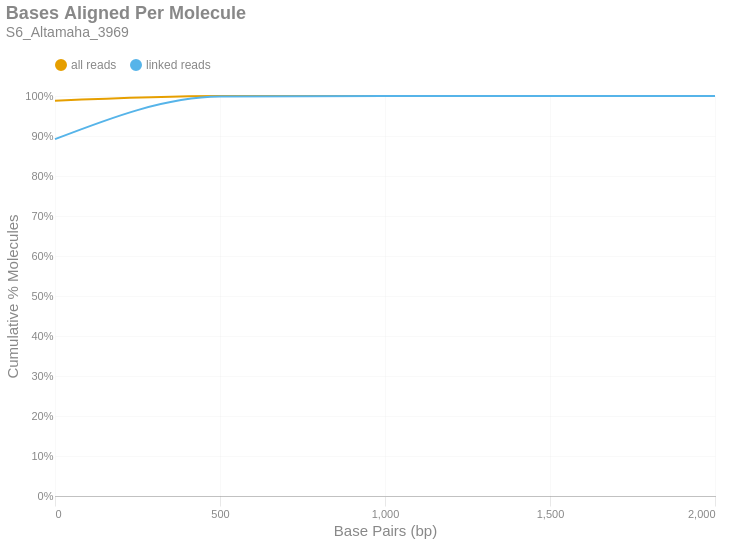

Notebook source saved alongside this figure:
### Markdown cell above
### Bases Aligned Per Molecule
This is a cumulative frequency distribution showing the number of base pairs aligned per unique molecule. These data are shown in 500 bp bins. There are two distributions: one with `all reads` (yellow) and another with only `linked reads` (blue). The percent of molecules in the `linked reads` distribution is relative to the total number of linked molecules.

### Code cell
if SKIPLR:
    print_html(f"Skipped")
else:
    binned_df = consolidated_hist(valids['aligned_bp'], mask, 500, True)
    with SafeRender(binned_df):
        (
            density_plot(binned_df, 'Bases Aligned Per Molecule', samplename, 'basesper')
            .encode(
                x=alt.X('bin:Q', title="Base Pairs (bp)").axis(tickMinStep=500).scale(padding=0),
                y=alt.Y('value:Q', title='Cumulative % Molecules')
                    .axis(format='%')
                    .scale(domain = [0,1])
                    .stack(False),
                color=alt.Color("key:N").scale(domain = ["all reads", "linked reads"]),
                tooltip = [
                    alt.Tooltip("key:N", title = "Data Type"),
                    alt.Tooltip("range_label:N", title="Bases Aligned Per Molecule"),
                    alt.Tooltip("value:Q", format = ".2%", title="% Molecules (Cum.)")
                ]
            )
        ).display()

### Figure 1 — Vega-Lite specification as saved in the notebook (floating-point values rounded to 4 significant figures)
{"width": "container", "height": 400, "config": {"title": {"anchor": "start", "dy": -15, "fontSize": 18, "color": "#888888", "subtitleColor": "#888888", "subtitleFontSize": 14}, "arc": {"fill": "#0072B2"}, "axis": {"domainColor": "#888888", "domainWidth": 0.5, "gridWidth": 0.2, "grid": false, "titleFontWeight": 400, "titleFontSize": 15, "labelFontSize": 11, "labelColor": "#888888", "tickColor": "#888888", "tickWidth": 0.2, "titleColor": "#888888"}, "axisBand": {"grid": false}, "axisX": {"grid": true, "tickSize": 10, "domainCap": "round"}, "axisY": {"domain": false, "grid": true, "tickSize": 0, "domainCap": "round"}, "background": "transparent", "header": {"labelFontSize": 15, "labelColor": "#888888", "titleFontSize": 15, "titleFontWeight": 600, "titleColor": "#888888"}, "legend": {"labelFont": "sans-serif", "labelFontSize": 12, "labelColor": "#888888", "symbolSize": 100, "symbolType": "circle", "titleFontSize": 12, "titlePadding": 10, "titleColor": "#888888", "title": null, "orient": "top"}, "range": {"category": ["#E69F00", "#56B4E9", "#009E73", "#F0E442", "#0072B2", "#D55E00", "#CC79A7", "#000000"], "diverging": ["#cfe8f3", "#a2d4ec", "#73bfe2", "#46abdb", "#1696d2", "#12719e"]}, "area": {"fill": "#0072B2", "fillOpacity": 0.7, "line": true, "strokeOpacity": 0.7}, "line": {"color": "#0072B2", "stroke": "#0072B2", "strokeWidth": 2}, "trail": {"color": "#0072B2", "stroke": "#0072B2", "strokeWidth": 0, "size": 1}, "point": {"filled": true, "fillOpacity": 1.0, "size": 95}, "text": {"color": "#888888", "fontSize": 11, "align": "right", "fontWeight": 400, "size": 11}, "bar": {"fill": "#0072B2", "stroke": null}, "view": {"stroke": null, "continuousWidth": 660, "continuousHeight": 400}}, "data": {"name": "data-6e87f2a808cbf4f71b6f8dcd82fff58f"}, "mark": {"type": "line", "interpolate": "monotone", "point": {"opacity": 0, "size": 275}}, "encoding": {"color": {"field": "key", "scale": {"domain": ["all reads", "linked reads"]}, "type": "nominal"}, "tooltip": [{"field": "key", "title": "Data Type", "type": "nominal"}, {"field": "range_label", "title": "Bases Aligned Per Molecule", "type": "nominal"}, {"field": "value", "format": ".2%", "title": "% Molecules (Cum.)", "type": "quantitative"}], "x": {"axis": {"tickMinStep": 500}, "field": "bin", "scale": {"padding": 0}, "title": "Base Pairs (bp)", "type": "quantitative"}, "y": {"axis": {"format": "%"}, "field": "value", "scale": {"domain": [0, 1]}, "stack": false, "title": "Cumulative % Molecules", "type": "quantitative"}}, "params": [{"name": "param_c36ac31b6afebe62", "select": {"type": "point", "fields": ["key"]}, "bind": "legend"}], "title": {"text": "Bases Aligned Per Molecule", "subtitle": "S6_Altamaha_3969"}, "transform": [{"fold": ["all reads (cumsum)", "linked reads (cumsum)"]}, {"calculate": "replace(datum.key, ' (cumsum)', '')", "as": "key"}, {"filter": {"param": "param_c36ac31b6afebe62"}}], "usermeta": {"embedOptions": {"downloadFileName": "S6_Altamaha_3969.basesper"}}, "$schema": "https://vega.github.io/schema/vega-lite/v6.1.0.json", "datasets": {"data-6e87f2a808cbf4f71b6f8dcd82fff58f": [{"bin": "0.0", "interval": "0.0-500.0", "all reads": 0.9881, "linked reads": 0.8921, "all reads (cumsum)": 0.9881, "linked reads (cumsum)": 0.8921, "range_label": "0-499"}, {"bin": "500.0", "interval": "500.0-1000.0", "all reads": 0.01173, "linked reads": 0.1065, "all reads (cumsum)": 0.9998, "linked reads (cumsum)": 0.9986, "range_label": "500-999"}, {"bin": "1000.0", "interval": "1000.0-1500.0", "all reads": 0.00016, "linked reads": 0.001393, "all reads (cumsum)": 1.0, "linked reads (cumsum)": 1.0, "range_label": "1000-1499"}, {"bin": "1500.0", "interval": "1500.0-2000.0", "all reads": 4.097e-06, "linked reads": 3.353e-05, "all reads (cumsum)": 1.0, "linked reads (cumsum)": 1.0, "range_label": "1500-1999"}, {"bin": "2000.0", "interval": "2000.0-2500.0", "all reads": 2.276e-07, "linked reads": 2.095e-06, "all reads (cumsum)": 1.0, "linked reads (cumsum)": 1.0, "range_label": "2000-2499"}]}}
